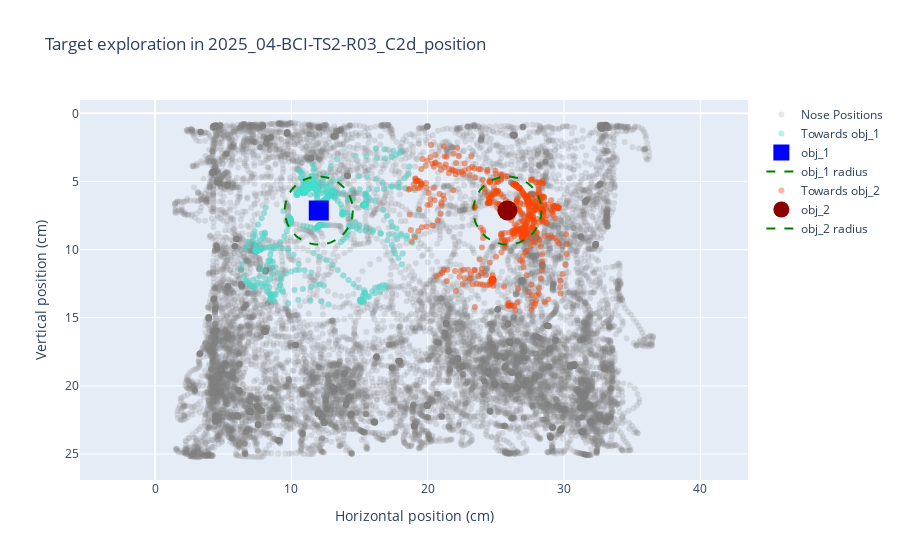

Notebook code cell kept with this figure:
### Markdown cell above
---
#### 2. We can open an example file and see what is inside

### Code cell
example_path = rst.choose_example_csv(params, look_for = 'TS')

# Plot mouse exploration around multiple targets
rst.plot_position(params, example_path)
